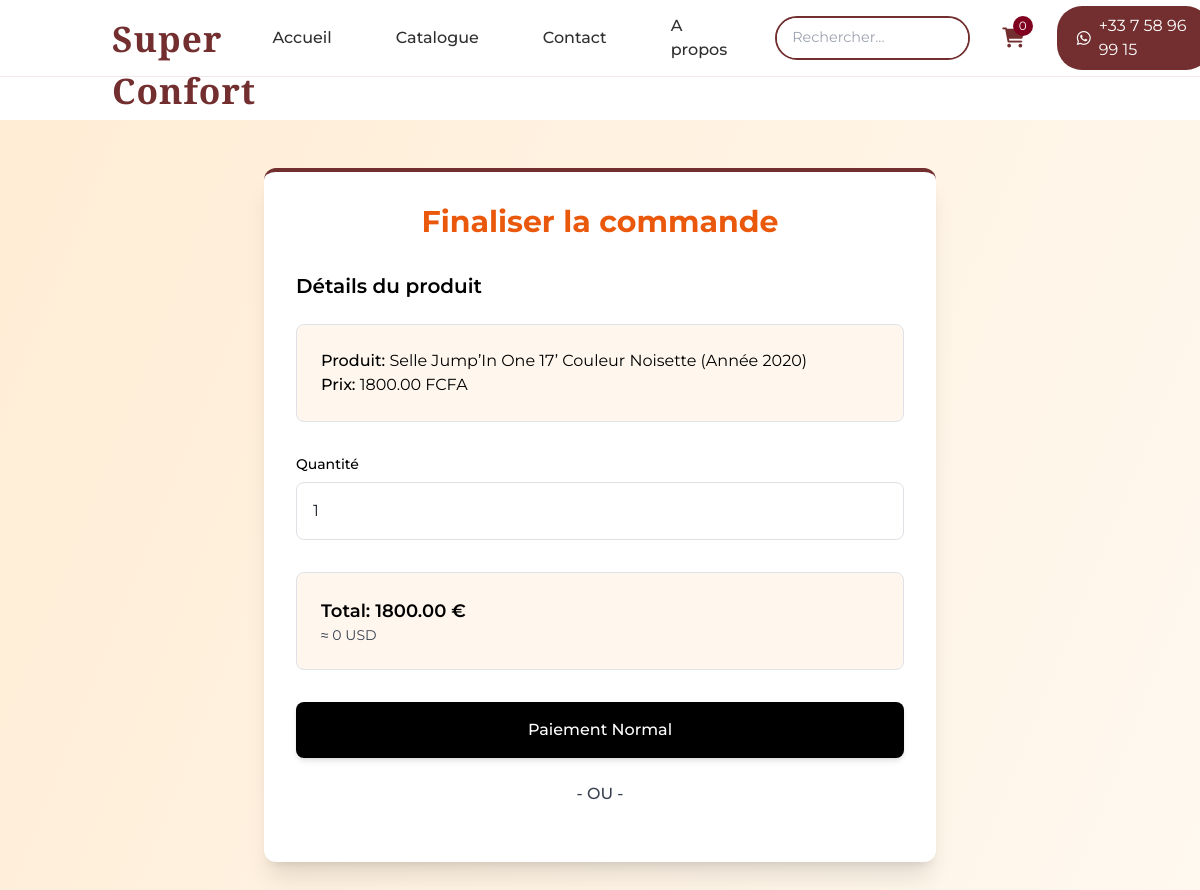
/payment/1/, run on the app's committed database.
### app/models.py (models this page shows, shortened)
class Product(models.Model):
    name = models.CharField(max_length=255)
    description = models.TextField()
    price = models.DecimalField(max_digits=10, decimal_places=2)
    image = models.ImageField(upload_to='products/', blank=True, null=True)
    owner = models.ForeignKey(User, on_delete=models.CASCADE, related_name="products")
    created_at = models.DateTimeField(auto_now_add=True)

### app/views.py (the view)
# urls.py: path('payment/<int:product_id>/', payment_view, name='payment'),
def payment_view(request, product_id):
    product = get_object_or_404(Product, id=product_id)
    cart = request.session.get('cart', {})
    cart_count = sum(cart.values()) if cart else 0
    return render(request, 'payment/payment.html', {
        'product': product,
        'paypal_client_id': 'VOTRE_CLIENT_ID',
        'cart_count': cart_count,
    })

### app/templates/payment/payment.html (shortened to what this page needs)
{% extends 'base.html' %}
{% block content %}
<div class="min-h-screen bg-gradient-to-br from-orange-100 to-white py-12 px-4">
    <div class="max-w-2xl mx-auto bg-white shadow-xl rounded-xl p-8 border-[#732F2F] border-t-4">
        <h1 class="text-3xl font-bold text-center mb-8 text-orange-600">Finaliser la commande</h1>
        <div class="mb-8">
            <h2 class="text-xl font-semibold mb-4 text-black">Détails du produit</h2>
            <div class="bg-orange-50 p-4 rounded-lg border border-orange-200">
                <p class="text-black"><span class="font-medium">Produit:</span> {{ product.name }}</p>
                <p class="text-black"><span class="font-medium">Prix:</span> {{ product.price }} FCFA</p>
            </div>
        </div>
        <div class="mb-8">
            <label class="block text-sm font-medium mb-2 text-black">Quantité</label>
            <input type="number" id="quantity" min="1" value="1"
                   class="w-full p-3 border border-orange-300 rounded-lg focus:ring-2 focus:ring-orange-500 focus:border-orange-500 outline-none">
        </div>
        <div class="mb-8 bg-orange-50 p-4 rounded-lg border border-orange-200">
            <p class="text-lg font-semibold text-black">Total: <span id="total">{{ product.price }}</span>  €</p>
            <p class="text-sm text-gray-700">≈ <span id="usd-total">0</span> USD</p>
        </div>
        <form method="POST" action="{% url 'handle_payment' %}" class="mb-6">
            <button type="submit"
                    class="w-full bg-black text-white py-3 rounded-lg hover:bg-gray-800 transition duration-300 font-medium shadow-md">
                Paiement Normal
            </button>
        </form>
        <div class="mb-2 text-center text-gray-700 font-medium">- OU -</div>
    </div>
</div>
{% endblock %}

### app/templates/base.html (style rules this page uses)
:root { --burgundy: #732F2F; --deep-burgundy: #5A1E1E; --tan: #D2B48C; --cream: #FDF5E6; --charcoal: #2F2F2F; }
body { font-family: 'Montserrat', sans-serif; background-color: white; min-height: 100vh; display: flex; flex-direction: column; }

### data on the page
Product: name "Selle Jump’In One 17’ Couleur Noisette (Année 2020)", price "1800.00"

### other printed values
{{ cart_count|default:'0' }} "0"
